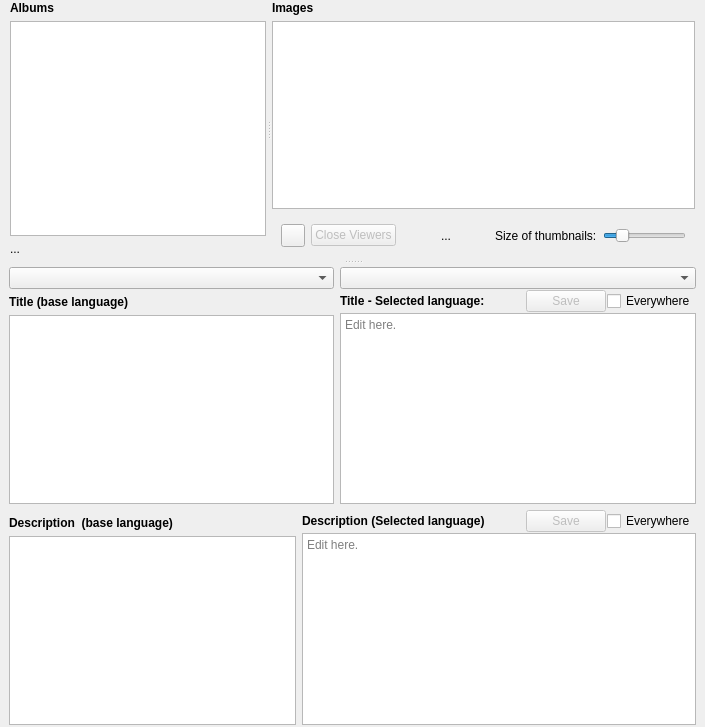
      <widget class="QWidget" name="tabEdit">
       <property name="sizePolicy">
        <sizepolicy hsizetype="Expanding" vsizetype="Preferred">
         <horstretch>0</horstretch>
         <verstretch>0</verstretch>
        </sizepolicy>
       </property>
       <attribute name="title">
        <string>&amp;Edit</string>
       </attribute>
       <layout class="QVBoxLayout" name="tabEditLayout">
        <property name="spacing">
         <number>0</number>
        </property>
        <property name="leftMargin">
         <number>0</number>
        </property>
        <property name="topMargin">
         <number>0</number>
        </property>
        <property name="rightMargin">
         <number>0</number>
        </property>
        <property name="bottomMargin">
         <number>0</number>
        </property>
        <item>
         <widget class="QSplitter" name="editSplitter">
          <property name="sizePolicy">
           <sizepolicy hsizetype="Expanding" vsizetype="Expanding">
            <horstretch>0</horstretch>
            <verstretch>0</verstretch>
           </sizepolicy>
          </property>
          <property name="orientation">
           <enum>Qt::Vertical</enum>
          </property>
          <property name="handleWidth">
           <number>10</number>
          </property>
          <widget class="QWidget" name="widget_3" native="true">
           <property name="sizePolicy">
            <sizepolicy hsizetype="Expanding" vsizetype="Expanding">
             <horstretch>0</horstretch>
             <verstretch>0</verstretch>
            </sizepolicy>
           </property>
           <layout class="QVBoxLayout" name="verticalLayout_19">
            <property name="leftMargin">
             <number>9</number>
            </property>
            <property name="topMargin">
             <number>0</number>
            </property>
            <property name="rightMargin">
             <number>9</number>
            </property>
            <property name="bottomMargin">
             <number>0</number>
            </property>
            <item>
             <widget class="QSplitter" name="splitter">
              <property name="orientation">
               <enum>Qt::Horizontal</enum>
              </property>
              <widget class="QWidget" name="widget_4" native="true">
               <property name="sizePolicy">
                <sizepolicy hsizetype="Preferred" vsizetype="Preferred">
                 <horstretch>0</horstretch>
                 <verstretch>0</verstretch>
                </sizepolicy>
               </property>
               <layout class="QVBoxLayout" name="verticalLayout_9">
                <property name="leftMargin">
                 <number>1</number>
                </property>
                <property name="topMargin">
                 <number>1</number>
                </property>
                <property name="rightMargin">
                 <number>1</number>
                </property>
                <property name="bottomMargin">
                 <number>1</number>
                </property>
                <item>
                 <layout class="QVBoxLayout" name="editAlbumsLayout">
                  <item>
                   <widget class="QLabel" name="label_51">
                    <property name="sizePolicy">
                     <sizepolicy hsizetype="Expanding" vsizetype="Preferred">
                      <horstretch>0</horstretch>
                      <verstretch>0</verstretch>
                     </sizepolicy>
                    </property>
                    <property name="font">
                     <font>
                      <family>Arial</family>
                      <weight>75</weight>
                      <bold>true</bold>
                     </font>
                    </property>
                    <property name="text">
                     <string>Albums</string>
                    </property>
                   </widget>
                  </item>
                  <item>
                   <widget class="AlbumTreeView" name="trvAlbums">
                    <property name="editTriggers">
                     <set>QAbstractItemView::NoEditTriggers</set>
                    </property>
                    <property name="dragEnabled">
                     <bool>true</bool>
                    </property>
                    <property name="dragDropMode">
                     <enum>QAbstractItemView::DragDrop</enum>
                    </property>
                   </widget>
                  </item>
                  <item>
                   <widget class="QLabel" name="lblTotalCount">
                    <property name="text">
                     <string>...</string>
                    </property>
                   </widget>
                  </item>
                 </layout>
                </item>
               </layout>
              </widget>
              <widget class="QWidget" name="widget_6" native="true">
               <property name="sizePolicy">
                <sizepolicy hsizetype="Preferred" vsizetype="Preferred">
                 <horstretch>1</horstretch>
                 <verstretch>0</verstretch>
                </sizepolicy>
               </property>
               <layout class="QVBoxLayout" name="verticalLayout_11">
                <property name="leftMargin">
                 <number>1</number>
                </property>
                <property name="topMargin">
                 <number>1</number>
                </property>
                <property name="rightMargin">
                 <number>1</number>
                </property>
                <property name="bottomMargin">
                 <number>1</number>
                </property>
                <item>
                 <layout class="QVBoxLayout" name="editImagesLayout">
                  <item>
                   <widget class="QLabel" name="label_53">
                    <property name="sizePolicy">
                     <sizepolicy hsizetype="Expanding" vsizetype="Preferred">
                      <horstretch>0</horstretch>
                      <verstretch>0</verstretch>
                     </sizepolicy>
                    </property>
                    <property name="font">
                     <font>
                      <family>Arial</family>
                      <weight>75</weight>
                      <bold>true</bold>
                     </font>
                    </property>
                    <property name="text">
                     <string>Images</string>
                    </property>
                   </widget>
                  </item>
                  <item>
                   <widget class="ThumbnailView" name="tnvImages">
                    <property name="viewMode">
                     <enum>QListView::IconMode</enum>
                    </property>
                   </widget>
                  </item>
                  <item>
                   <widget class="QWidget" name="widget" native="true">
                    <property name="minimumSize">
                     <size>
                      <width>0</width>
                      <height>0</height>
                     </size>
                    </property>
                    <layout class="QHBoxLayout" name="horizontalLayout_25">
                     <item>
                      <widget class="QToolButton" name="btnBackToParentAlbum">
                       <property name="toolTip">
                        <string>Jump to the album that contains this one</string>
                       </property>
                       <property name="text">
                        <string/>
                       </property>
                       <property name="icon">
                        <iconset resource="falcong.qrc">
                         <normaloff>:/icons/Resources/up-icon.png</normaloff>:/icons/Resources/up-icon.png</iconset>
                       </property>
                      </widget>
                     </item>
                     <item>
                      <widget class="QPushButton" name="btnCloseAllViewers">
                       <property name="enabled">
                        <bool>false</bool>
                       </property>
                       <property name="text">
                        <string>Close Viewers</string>
                       </property>
                      </widget>
                     </item>
                     <item>
                      <spacer name="horizontalSpacer_14">
                       <property name="orientation">
                        <enum>Qt::Horizontal</enum>
                       </property>
                       <property name="sizeHint" stdset="0">
                        <size>
                         <width>40</width>
                         <height>20</height>
                        </size>
                       </property>
                      </spacer>
                     </item>
                     <item>
                      <widget class="QLabel" name="lblImageCount">
                       <property name="sizePolicy">
                        <sizepolicy hsizetype="Minimum" vsizetype="Preferred">
                         <horstretch>0</horstretch>
                         <verstretch>0</verstretch>
                        </sizepolicy>
                       </property>
                       <property name="text">
                        <string>...</string>
                       </property>
                       <property name="alignment">
                        <set>Qt::AlignCenter</set>
                       </property>
                      </widget>
                     </item>
                     <item>
                      <spacer name="horizontalSpacer_16">
                       <property name="orientation">
                        <enum>Qt::Horizontal</enum>
                       </property>
                       <property name="sizeHint" stdset="0">
                        <size>
                         <width>40</width>
                         <height>20</height>
                        </size>
                       </property>
                      </spacer>
                     </item>
                     <item>
                      <widget class="QLabel" name="label_81">
                       <property name="sizePolicy">
                        <sizepolicy hsizetype="Maximum" vsizetype="Preferred">
                         <horstretch>0</horstretch>
                         <verstretch>0</verstretch>
                        </sizepolicy>
                       </property>
                       <property name="text">
                        <string>Size of thumbnails:</string>
                       </property>
                      </widget>
                     </item>
                     <item>
                      <widget class="QSlider" name="sldIconSize">
                       <property name="maximumSize">
                        <size>
                         <width>100</width>
                         <height>16777215</height>
                        </size>
                       </property>
                       <property name="minimum">
                        <number>50</number>
                       </property>
                       <property name="maximum">
                        <number>600</number>
                       </property>
                       <property name="singleStep">
                        <number>1</number>
                       </property>
                       <property name="pageStep">
                        <number>10</number>
                       </property>
                       <property name="value">
                        <number>150</number>
                       </property>
                       <property name="tracking">
                        <bool>true</bool>
                       </property>
                       <property name="orientation">
                        <enum>Qt::Horizontal</enum>
                       </property>
                       <property name="tickPosition">
                        <enum>QSlider::NoTicks</enum>
                       </property>
                      </widget>
                     </item>
                    </layout>
                   </widget>
                  </item>
                 </layout>
                </item>
               </layout>
              </widget>
             </widget>
            </item>
           </layout>
          </widget>
          <widget class="QWidget" name="widget_7" native="true">
           <property name="sizePolicy">
            <sizepolicy hsizetype="Expanding" vsizetype="Expanding">
             <horstretch>0</horstretch>
             <verstretch>0</verstretch>
            </sizepolicy>
           </property>
           <layout class="QVBoxLayout" name="verticalLayout_18">
            <property name="leftMargin">
             <number>9</number>
            </property>
            <property name="topMargin">
             <number>0</number>
            </property>
            <property name="rightMargin">
             <number>9</number>
            </property>
            <property name="bottomMargin">
             <number>2</number>
            </property>
            <item>
             <layout class="QHBoxLayout" name="horizontalLayout_6">
              <item>
               <layout class="QVBoxLayout" name="verticalLayout_5" stretch="0,0,0">
                <property name="spacing">
                 <number>6</number>
                </property>
                <item>
                 <widget class="QComboBox" name="cbBaseLanguage">
                  <property name="sizePolicy">
                   <sizepolicy hsizetype="Expanding" vsizetype="Fixed">
                    <horstretch>0</horstretch>
                    <verstretch>0</verstretch>
                   </sizepolicy>
                  </property>
                 </widget>
                </item>
                <item>
                 <widget class="QLabel" name="label_54">
                  <property name="sizePolicy">
                   <sizepolicy hsizetype="Preferred" vsizetype="Fixed">
                    <horstretch>0</horstretch>
                    <verstretch>0</verstretch>
                   </sizepolicy>
                  </property>
                  <property name="font">
                   <font>
                    <family>Arial</family>
                    <weight>75</weight>
                    <bold>true</bold>
                   </font>
                  </property>
                  <property name="text">
                   <string>Title (base language)</string>
                  </property>
                 </widget>
                </item>
                <item>
                 <widget class="QTextEdit" name="edtBaseTitle">
                  <property name="enabled">
                   <bool>true</bool>
                  </property>
                  <property name="styleSheet">
                   <string notr="true">QtextEdit { color: gray; background-color:light-grey}</string>
                  </property>
                  <property name="textInteractionFlags">
                   <set>Qt::TextSelectableByKeyboard|Qt::TextSelectableByMouse</set>
                  </property>
                 </widget>
                </item>
               </layout>
              </item>
              <item>
               <layout class="QVBoxLayout" name="verticalLayout_6">
                <property name="spacing">
                 <number>1</number>
                </property>
                <item>
                 <widget class="QComboBox" name="cbLanguage">
                  <property name="sizePolicy">
                   <sizepolicy hsizetype="Expanding" vsizetype="Fixed">
                    <horstretch>0</horstretch>
                    <verstretch>0</verstretch>
                   </sizepolicy>
                  </property>
                 </widget>
                </item>
                <item>
                 <layout class="QHBoxLayout" name="horizontalLayout_7">
                  <item>
                   <widget class="QLabel" name="label_10">
                    <property name="font">
                     <font>
                      <family>Arial</family>
                      <weight>75</weight>
                      <bold>true</bold>
                     </font>
                    </property>
                    <property name="text">
                     <string>Title - Selected language:</string>
                    </property>
                   </widget>
                  </item>
                  <item>
                   <spacer name="horizontalSpacer_3">
                    <property name="orientation">
                     <enum>Qt::Horizontal</enum>
                    </property>
                    <property name="sizeHint" stdset="0">
                     <size>
                      <width>40</width>
                      <height>20</height>
                     </size>
                    </property>
                   </spacer>
                  </item>
                  <item>
                   <widget class="QPushButton" name="btnSaveChangedTitle">
                    <property name="enabled">
                     <bool>false</bool>
                    </property>
                    <property name="toolTip">
                     <string>Save changed title and description.
Must be used after the text is changed otherwise
all changes will be lost.</string>
                    </property>
                    <property name="text">
                     <string>Save</string>
                    </property>
                   </widget>
                  </item>
                  <item>
                   <widget class="QCheckBox" name="chkChangeTitleEverywhere">
                    <property name="toolTip">
                     <string>Changes will be applied to all occurances of the text not just for this image/album</string>
                    </property>
                    <property name="text">
                     <string>Everywhere</string>
                    </property>
                   </widget>
                  </item>
                 </layout>
                </item>
                <item>
                 <widget class="QTextEdit" name="edtTitleText">
                  <property name="acceptRichText">
                   <bool>false</bool>
                  </property>
                  <property name="placeholderText">
                   <string>Edit here.</string>
                  </property>
                 </widget>
                </item>
               </layout>
              </item>
             </layout>
            </item>
            <item>
             <layout class="QHBoxLayout" name="horizontalLayout_8" stretch="0,0">
              <item>
               <layout class="QVBoxLayout" name="verticalLayout_7" stretch="0,0">
                <property name="spacing">
                 <number>6</number>
                </property>
                <property name="sizeConstraint">
                 <enum>QLayout::SetDefaultConstraint</enum>
                </property>
                <property name="topMargin">
                 <number>6</number>
                </property>
                <item>
                 <widget class="QLabel" name="label_11">
                  <property name="sizePolicy">
                   <sizepolicy hsizetype="Preferred" vsizetype="Fixed">
                    <horstretch>0</horstretch>
                    <verstretch>0</verstretch>
                   </sizepolicy>
                  </property>
                  <property name="font">
                   <font>
                    <family>Arial</family>
                    <weight>75</weight>
                    <bold>true</bold>
                   </font>
                  </property>
                  <property name="text">
                   <string>Description  (base language)</string>
                  </property>
                 </widget>
                </item>
                <item>
                 <widget class="QTextEdit" name="edtBaseDescription">
                  <property name="enabled">
                   <bool>true</bool>
                  </property>
                  <property name="styleSheet">
                   <string notr="true">QtextEdit { color: gray; background-color:light-grey}</string>
                  </property>
                  <property name="textInteractionFlags">
                   <set>Qt::TextSelectableByKeyboard|Qt::TextSelectableByMouse</set>
                  </property>
                 </widget>
                </item>
               </layout>
              </item>
              <item>
               <layout class="QVBoxLayout" name="verticalLayout_8">
                <property name="spacing">
                 <number>1</number>
                </property>
                <item>
                 <layout class="QHBoxLayout" name="horizontalLayout_9">
                  <item>
                   <widget class="QLabel" name="label_55">
                    <property name="sizePolicy">
                     <sizepolicy hsizetype="Preferred" vsizetype="Fixed">
                      <horstretch>0</horstretch>
                      <verstretch>0</verstretch>
                     </sizepolicy>
                    </property>
                    <property name="font">
                     <font>
                      <family>Arial</family>
                      <weight>75</weight>
                      <bold>true</bold>
                     </font>
                    </property>
                    <property name="text">
                     <string>Description (Selected language)</string>
                    </property>
                   </widget>
                  </item>
                  <item>
                   <spacer name="horizontalSpacer_8">
                    <property name="orientation">
                     <enum>Qt::Horizontal</enum>
                    </property>
                    <property name="sizeHint" stdset="0">
                     <size>
                      <width>40</width>
                      <height>20</height>
                     </size>
                    </property>
                   </spacer>
                  </item>
                  <item>
                   <widget class="QPushButton" name="btnSaveChangedDescription">
                    <property name="enabled">
                     <bool>false</bool>
                    </property>
                    <property name="toolTip">
                     <string>Save changed title and description.
Must be used after the text is changed otherwise
all changes will be lost.</string>
                    </property>
                    <property name="text">
                     <string>Save</string>
                    </property>
                   </widget>
                  </item>
                  <item>
                   <widget class="QCheckBox" name="chkChangeDescriptionEverywhere">
                    <property name="toolTip">
                     <string>Changes will be applied to all occurances of the text not just for this image/album</string>
                    </property>
                    <property name="text">
                     <string>Everywhere</string>
                    </property>
                   </widget>
                  </item>
                 </layout>
                </item>
                <item>
                 <widget class="QTextEdit" name="edtDescriptionText">
                  <property name="html">
                   <string>&lt;!DOCTYPE HTML PUBLIC &quot;-//W3C//DTD HTML 4.0//EN&quot; &quot;http://www.w3.org/TR/REC-html40/strict.dtd&quot;&gt;
&lt;html&gt;&lt;head&gt;&lt;meta name=&quot;qrichtext&quot; content=&quot;1&quot; /&gt;&lt;style type=&quot;text/css&quot;&gt;
p, li { white-space: pre-wrap; }
&lt;/style&gt;&lt;/head&gt;&lt;body style=&quot; font-family:'Arial','Arial'; font-size:8.25pt; font-weight:400; font-style:normal;&quot;&gt;
&lt;p style=&quot;-qt-paragraph-type:empty; margin-top:0px; margin-bottom:0px; margin-left:0px; margin-right:0px; -qt-block-indent:0; text-indent:0px;&quot;&gt;&lt;br /&gt;&lt;/p&gt;&lt;/body&gt;&lt;/html&gt;</string>
                  </property>
                  <property name="acceptRichText">
                   <bool>false</bool>
                  </property>
                  <property name="placeholderText">
                   <string>Edit here.</string>
                  </property>
                 </widget>
                </item>
               </layout>
              </item>
             </layout>
            </item>
           </layout>
          </widget>
         </widget>
        </item>
       </layout>
      </widget>
